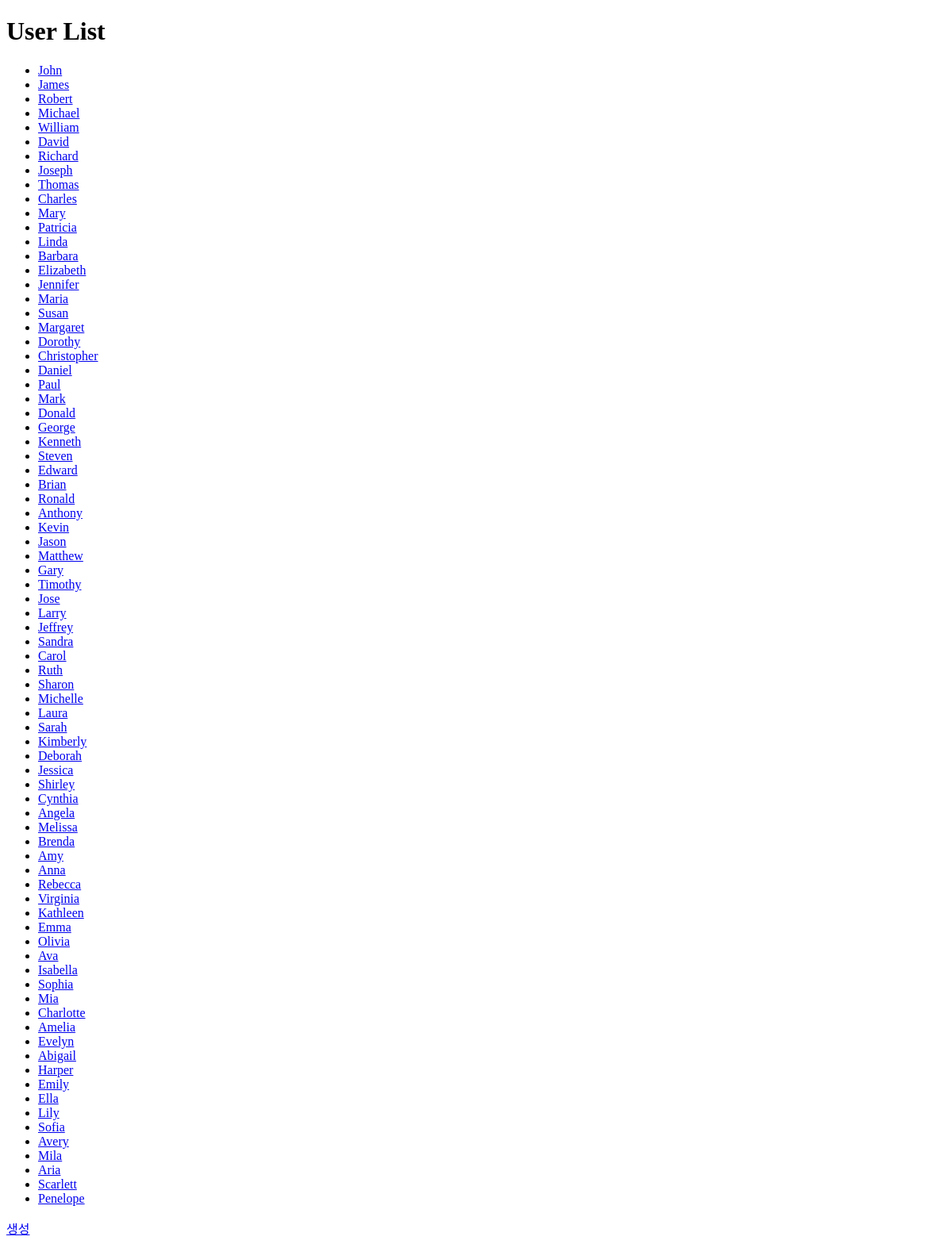
Before: /api/user/list with the older database file.
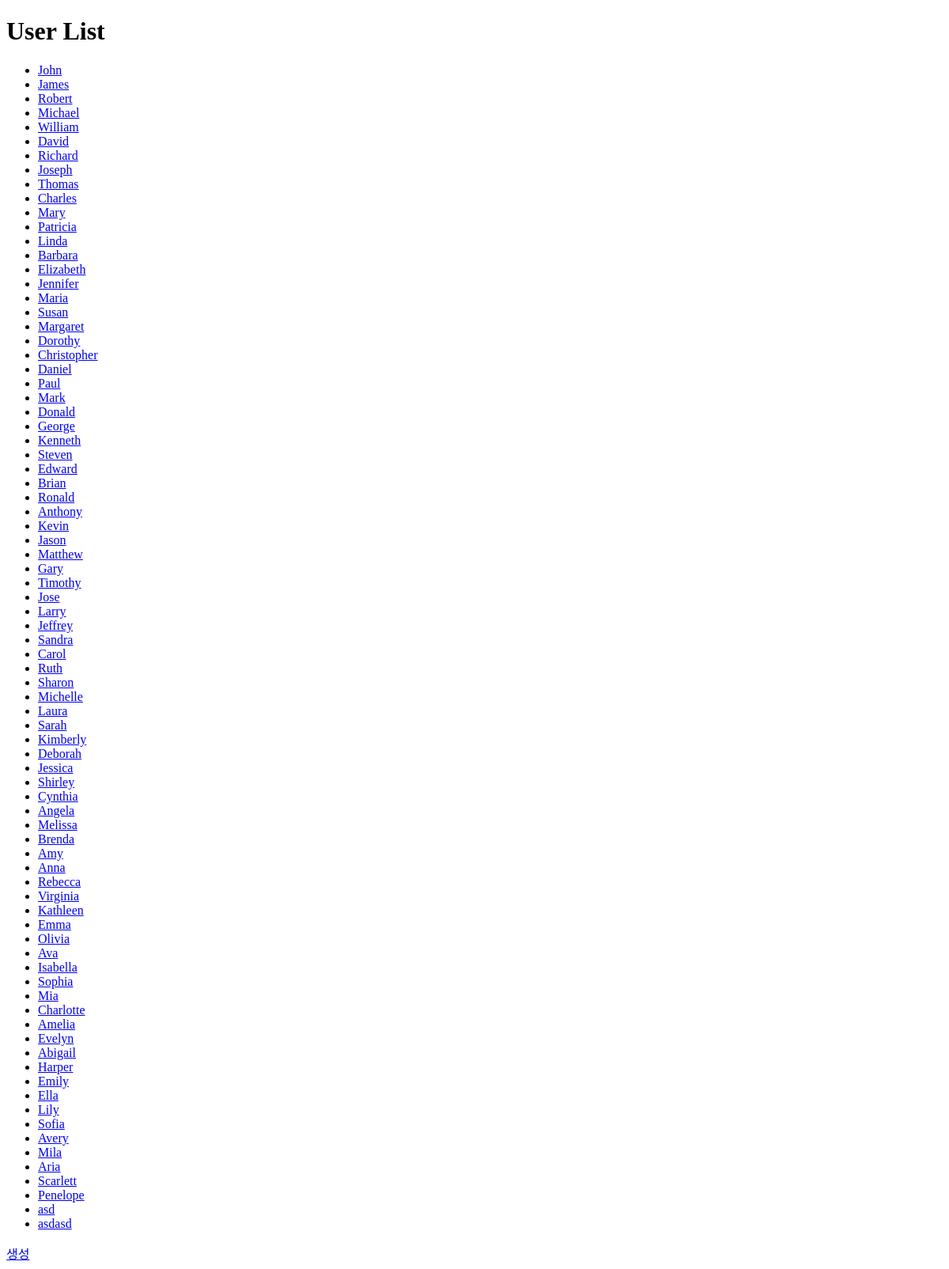
After: the same page with the newer database file.
### api/models.py (models this page shows, shortened)
class User(Base):
    __tablename__ = 'users'
    id = Column(Integer, primary_key=True)
    login_id = Column(String, unique=True, nullable=False)
    password = Column(String, nullable=False)
    nickname = Column(String, unique=True, nullable=False)
    profile_image = Column(String)
    quiz_learning_history = Column(Text, default='{}')
    lecture_learning_history = Column(Text, default='{}')
    total_learning_time = Column(Float, default=0.0)
    incorrect_quizzes = Column(Text, default='{}')
    quiz_stack = Column(Text, default='{}')
    today_current_quiz = Column(Text, default='{}')
    level = Column(Integer, default=1)
    exp = Column(Integer, default=1)
    subscription = Column(Boolean, default=False)
    signupdate = Column(DateTime, default=datetime.utcnow)
    attendance = Column(Integer, default=0)
    voca_list = relationship(
        'Voca', secondary=user_voca_association, back_populates='users')

### domain/user/user_router.py (the view)
@router.get("/list", response_class=HTMLResponse)
def user_list_html(request: Request, db: Session = Depends(get_db)):
    user_list = user_crud.get_user_list(db)
    return templates.TemplateResponse("user_list.html", {"request": request, "user_list": user_list})

### domain/user/templates/user_list.html (shortened to what this page needs)
<!DOCTYPE html>
<html lang="en">
  <head>
  </head>
  <body>
    <h1>User List</h1>
    <ul>
      {% for user in user_list %}
      <li>
        <a href="/api/user/detail/{{ user.id }}">{{ user.nickname }}</a>
      </li>
      {% endfor %}
    </ul>
    <a href="/api/user/create">생성</a>
  </body>
</html>

Changed rows visible on the page:
added User: nickname "asd"
added User: nickname "asdasd"
